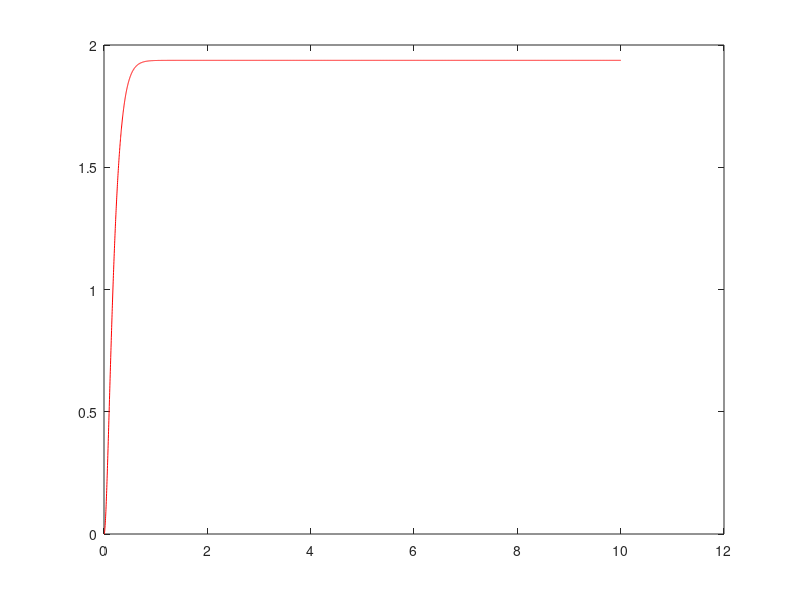

Recreate this plot in MATLAB.
clc
clear


h=0.002;
T=10;
Tc=0.5;
y(1)=0;
u(1)=0;
u(2)=0;
y(2)=0;
k=1;
num=1.0e-07 *[  0   7.8005  7.6972];den =[ 1.0000   -1.9604    0.9608];
for i=0:h:T    
    k=k+1;
    u(k)=500;
    u(k+1)=500;
    y(k+1)=-den(2)*y(k)-den(3)*y(k-1)+num(1)*u(k+1)+num(2)*u(k)+num(3)*u(k-1);
end
plot(0:h:h*(length(u)-1),y,'r');
% hold on
% plot(0:h:h*(length(y)-1),u,'b');
    